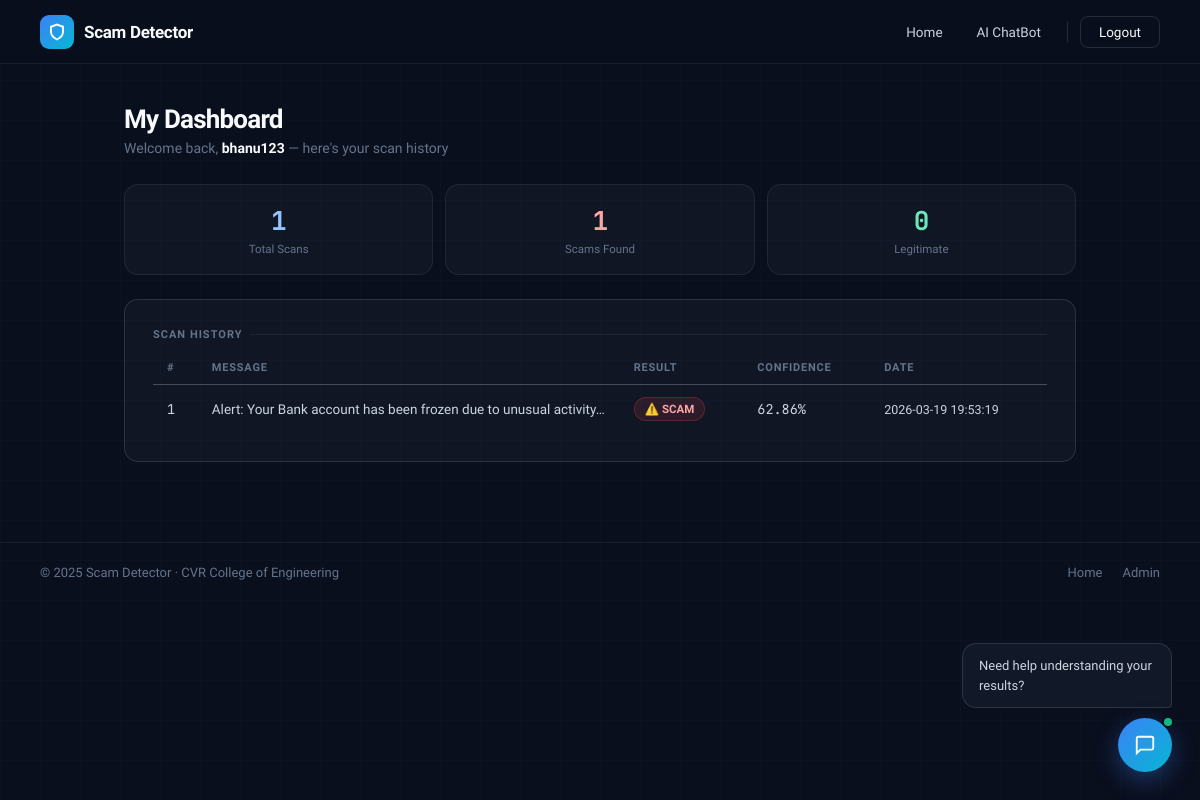
/dashboard (signed in), run on the app's committed database.
### tables this page shows
CREATE TABLE predictions (
            id INTEGER PRIMARY KEY AUTOINCREMENT,
            message TEXT NOT NULL,
            result TEXT NOT NULL,
            confidence REAL NOT NULL,
            timestamp TEXT NOT NULL
        , user_id INTEGER DEFAULT NULL);

### app.py (the view)
@app.route('/dashboard')
def dashboard():
    user = session.get('user')
    if not user:
        return redirect(url_for('login'))
    predictions = get_user_predictions(user['id'])
    return render_template('dashboard.html',
                           predictions=predictions,
                           username=user['username'])

### database.py (called while the page is built)
def get_user_predictions(user_id):
    conn = sqlite3.connect(DB_NAME)
    cursor = conn.cursor()
    cursor.execute(
        """SELECT id, message, result, confidence, timestamp
           FROM predictions
           WHERE user_id = ?
           ORDER BY timestamp DESC""",
        (user_id,)
    )
    rows = cursor.fetchall()
    conn.close()
    return rows

### templates/dashboard.html (shortened to what this page needs)
<!DOCTYPE html>
<html lang="en">
<head>
<link rel="stylesheet" href="{{ url_for('static', filename='style.css') }}">
</head>
<body>
<nav>
  <a href="/" class="nav-brand">
    <div class="nav-logo"><svg viewBox="0 0 24 24" fill="none" stroke="white" stroke-width="2.5" stroke-linecap="round"><path d="M12 22s8-4 8-10V5l-8-3-8 3v7c0 6 8 10 8 10z"/></svg></div>
    <span class="nav-brand-text">Scam Detector</span>
  </a>
  <div class="nav-links">
    <a href="/" class="nav-link">Home</a>
    <a href="/chatbot" class="nav-link">AI ChatBot</a>
    <a href="/logout" class="nav-btn-outline">Logout</a>
  </div>
</nav>
<div class="page page-lg">
  <div style="margin-bottom:28px;">
    <h1 class="page-title">My Dashboard</h1>
    <p class="page-sub" style="margin-bottom:0;">Welcome back, <strong style="color:var(--text1);">{{ username }}</strong> — here's your scan history</p>
  </div>
  {% set scam_count = namespace(value=0) %}
  {% set safe_count = namespace(value=0) %}
  {% for row in predictions %}
    {% if row[2] == 'SCAM' %}
      {% set scam_count.value = scam_count.value + 1 %}
    {% else %}
      {% set safe_count.value = safe_count.value + 1 %}
    {% endif %}
  {% endfor %}
  <div class="stat-grid mb-24">
    <div class="stat-card">
      <div class="stat-num text-blue">{{ predictions|length }}</div>
      <div class="stat-lbl">Total Scans</div>
    </div>
    <div class="stat-card">
      <div class="stat-num text-red">{{ scam_count.value }}</div>
      <div class="stat-lbl">Scams Found</div>
    </div>
    <div class="stat-card">
      <div class="stat-num text-green">{{ safe_count.value }}</div>
      <div class="stat-lbl">Legitimate</div>
    </div>
  </div>
  <div class="card">
    <div class="section-label">Scan History</div>
    {% if predictions %}
    <div style="overflow-x:auto;">
      <table class="sd-table">
        <thead>
          <tr>
            <th>#</th>
            <th>Message</th>
            <th>Result</th>
            <th>Confidence</th>
            <th>Date</th>
          </tr>
        </thead>
        <tbody>
          {% for row in predictions %}
          <tr>
            <td class="mono text-muted">{{ loop.index }}</td>
            <td style="max-width:340px;overflow:hidden;text-overflow:ellipsis;white-space:nowrap;color:var(--text2);">
              {{ row[1] }}
            </td>
            <td>
              <span class="badge {{ 'badge-scam' if row[2]=='SCAM' else 'badge-safe' }}">
                {{ '⚠️ SCAM' if row[2]=='SCAM' else '✅ Safe' }}
              </span>
            </td>
            <td class="mono" style="color:var(--text2);">{{ row[3] }}%</td>
            <td class="text-muted" style="font-size:12.5px;">{{ row[4] }}</td>
          </tr>
          {% endfor %}
        </tbody>
      </table>
    </div>
    {% else %}
      <div style="text-align:center;padding:40px 20px;color:var(--text3);">
        <div style="font-size:36px;margin-bottom:12px;">🔍</div>
        <p style="font-size:14px;">No scans yet. <a href="/" style="color:#93c5fd;text-decoration:none;">Scan your first message!</a></p>
      </div>
    {% endif %}
  </div>
</div>
<div id="chat-widget">
  <div id="chat-bubble">Need help understanding your results?</div>
  <a href="/chatbot" id="chat-toggle">
    <svg viewBox="0 0 24 24" fill="none" stroke="white" stroke-width="2" stroke-linecap="round"><path d="M21 15a2 2 0 0 1-2 2H7l-4 4V5a2 2 0 0 1 2-2h14a2 2 0 0 1 2 2z"/></svg>
    <div class="chat-ping"></div>
  </a>
</div>
<footer>
  <div class="footer-left">© 2025 Scam Detector · CVR College of Engineering</div>
  <div class="footer-right">
    <a href="/" class="footer-link">Home</a>
    <a href="/admin" class="footer-link">Admin</a>
  </div>
</footer>
</body>
</html>

### data on the page
predictions: message "Alert: Your Bank account has been frozen due to unusual activity…", result "⚠️ SCAM", confidence "62.86", timestamp "2026-03-19 19:53:19"

### other printed values
{{ username }} "bhanu123"
{{ predictions|length }} "1"
{{ scam_count.value }} "1"
{{ safe_count.value }} "0"
